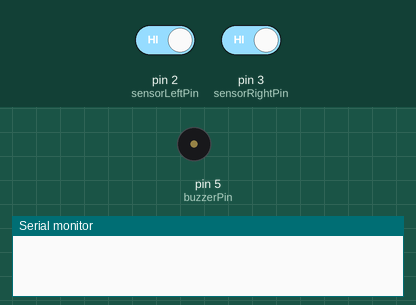
Recording of a sketch running on a simulated Arduino Uno, built with avr-gcc and run on an emulated ATmega328P. Parts: buzzer (waves = sounding), the last lines printed to the serial monitor. Inputs (shaded band) come from the test bench; at power-on: pin 2 (sensorLeftPin) HIGH, pin 3 (sensorRightPin) HIGH.

Above: at 1.7 s.
1.8 s: pin 2 (sensorLeftPin) driven LOW
At 1.87 s:
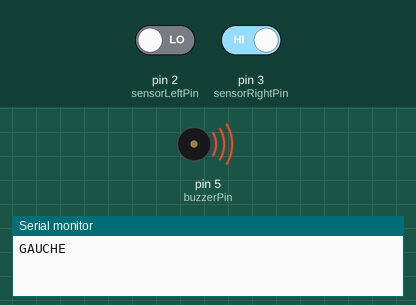
3.4 s: pin 3 (sensorRightPin) driven LOW
At 4.0 s:
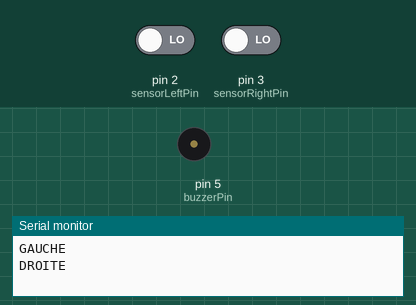
Timing chart, 0 to 6.4 s (numbered marks = the images above; inputs shaded):
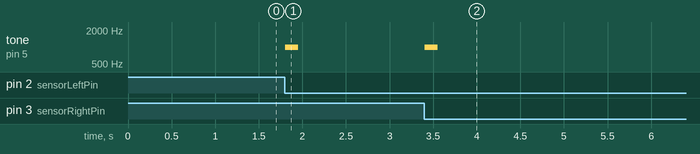

The sketch:

babylink.ino
```cpp
// BabyLink final avec pull-up

const int sensorLeftPin  = 2;
const int sensorRightPin = 3;
const int buzzerPin      = 5;

int lastLeftState;
int lastRightState;

void setup() {
  Serial.begin(9600);
  pinMode(sensorLeftPin, INPUT_PULLUP);
  pinMode(sensorRightPin, INPUT_PULLUP);
  pinMode(buzzerPin, OUTPUT);

  delay(500); // stabilisation
  lastLeftState  = digitalRead(sensorLeftPin);
  lastRightState = digitalRead(sensorRightPin);
}

void loop() {
  int leftState  = digitalRead(sensorLeftPin);
  int rightState = digitalRead(sensorRightPin);

  // But gauche
  if (leftState == LOW && lastLeftState == HIGH) {
    Serial.println("GAUCHE");
    tone(buzzerPin, 1000, 150);
    delay(500);
  }
  // But droite
  if (rightState == LOW && lastRightState == HIGH) {
    Serial.println("DROITE");
    tone(buzzerPin, 1000, 150);
    delay(500);
  }

  lastLeftState  = leftState;
  lastRightState = rightState;

  delay(50);
}
```

Measured:
- after the input at 1.8 s, tone on pin 5 (buzzerPin): silent → 1000 Hz at once, → silent 0.15 s later
- after the input at 3.4 s, tone on pin 5 (buzzerPin): silent → 1000 Hz at once, → silent 0.15 s later
